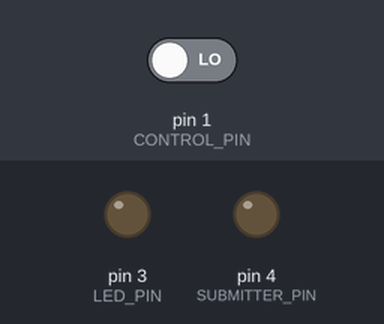
A sketch run on a simulated Arduino Uno, built with avr-gcc and run on an emulated ATmega328P. On the bench: output pins drawn as LEDs (lit = HIGH). Dashed ring = blinking. Inputs (shaded band) come from the test bench; at power-on: pin 1 (CONTROL_PIN) LOW.

Above: at 1.2 s.
1.3 s: pin 1 (CONTROL_PIN) driven HIGH
At 1.6 s:
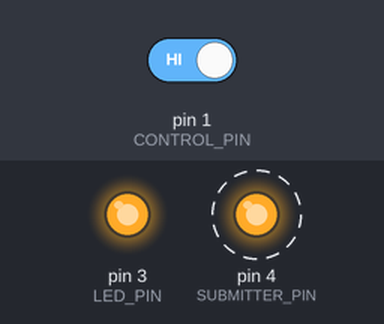
Timing chart, 0 to 4.3 s (numbered marks = the images above; inputs shaded):
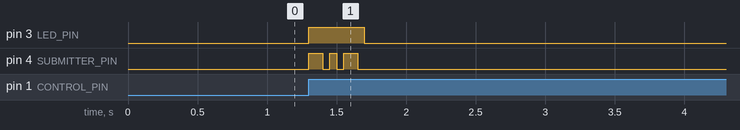

Measured:
- after the input at 1.3 s, pin 3 (LED_PIN): LOW → HIGH at once, → LOW 0.40 s later; pin 4 (SUBMITTER_PIN): alternates HIGH for 0.10 s and LOW for 0.05 s, 6 changes in all, then stays LOW, starting at once

The sketch:

submitter.ino
```cpp
/*

*/
#define LED_PIN 3
#define SUBMITTER_PIN 4
#define CONTROL_PIN 1

#define DELAY 50
int oldControlValue = LOW;

void setup() {
  pinMode(LED_PIN, OUTPUT);
  pinMode(SUBMITTER_PIN, OUTPUT);
  pinMode(CONTROL_PIN, INPUT);
}

/**

*/
void loop() {
  if (checkInputControl(digitalRead(CONTROL_PIN))) {
    submit();
  }
  delay(50);
}

/**

*/
bool checkInputControl(int value) {
  if (value == HIGH && oldControlValue == LOW) {
    oldControlValue = HIGH;
    return true;
  }
  if (value == LOW && oldControlValue == HIGH) {
    oldControlValue = LOW;
  }
  return false;
}

/**

*/
void submit() {
  digitalWrite(LED_PIN, HIGH);
  digitalWrite(SUBMITTER_PIN, HIGH);
  delay(DELAY * 2);
  digitalWrite(SUBMITTER_PIN, LOW);
  delay(DELAY);
  digitalWrite(SUBMITTER_PIN, HIGH);
  delay(DELAY);
  digitalWrite(SUBMITTER_PIN, LOW);
  delay(DELAY);
  digitalWrite(SUBMITTER_PIN, HIGH);
  delay(DELAY * 2);
  digitalWrite(SUBMITTER_PIN, LOW);
  delay(DELAY);
  digitalWrite(LED_PIN, LOW);
}
```
